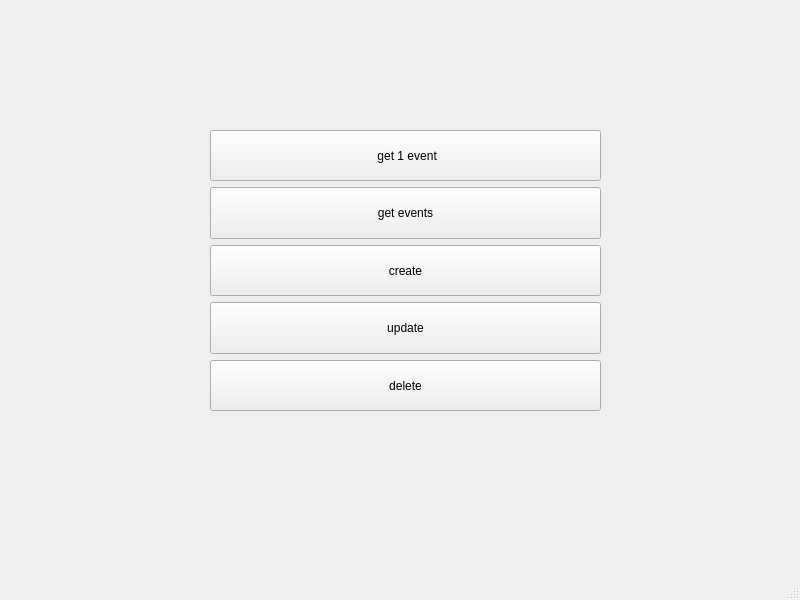
<?xml version="1.0" encoding="UTF-8"?>
<ui version="4.0">
 <class>MainWindow</class>
 <widget class="QMainWindow" name="MainWindow">
  <property name="geometry">
   <rect>
    <x>0</x>
    <y>0</y>
    <width>800</width>
    <height>600</height>
   </rect>
  </property>
  <property name="windowTitle">
   <string>MainWindow</string>
  </property>
  <widget class="QWidget" name="centralwidget">
   <widget class="QWidget" name="verticalLayoutWidget">
    <property name="geometry">
     <rect>
      <x>210</x>
      <y>130</y>
      <width>391</width>
      <height>281</height>
     </rect>
    </property>
    <layout class="QVBoxLayout" name="verticalLayout_2">
     <item>
      <widget class="QPushButton" name="get_1_event">
       <property name="sizePolicy">
        <sizepolicy hsizetype="Minimum" vsizetype="Preferred">
         <horstretch>0</horstretch>
         <verstretch>0</verstretch>
        </sizepolicy>
       </property>
       <property name="text">
        <string> get 1 event</string>
       </property>
      </widget>
     </item>
     <item>
      <widget class="QPushButton" name="get_events">
       <property name="sizePolicy">
        <sizepolicy hsizetype="Minimum" vsizetype="Preferred">
         <horstretch>0</horstretch>
         <verstretch>0</verstretch>
        </sizepolicy>
       </property>
       <property name="text">
        <string>get events</string>
       </property>
      </widget>
     </item>
     <item>
      <widget class="QPushButton" name="create">
       <property name="sizePolicy">
        <sizepolicy hsizetype="Minimum" vsizetype="Preferred">
         <horstretch>0</horstretch>
         <verstretch>0</verstretch>
        </sizepolicy>
       </property>
       <property name="text">
        <string>create</string>
       </property>
      </widget>
     </item>
     <item>
      <widget class="QPushButton" name="update">
       <property name="sizePolicy">
        <sizepolicy hsizetype="Minimum" vsizetype="Preferred">
         <horstretch>0</horstretch>
         <verstretch>0</verstretch>
        </sizepolicy>
       </property>
       <property name="text">
        <string>update</string>
       </property>
      </widget>
     </item>
     <item>
      <widget class="QPushButton" name="delete_button">
       <property name="sizePolicy">
        <sizepolicy hsizetype="Minimum" vsizetype="Preferred">
         <horstretch>0</horstretch>
         <verstretch>0</verstretch>
        </sizepolicy>
       </property>
       <property name="text">
        <string>delete</string>
       </property>
      </widget>
     </item>
    </layout>
   </widget>
  </widget>
  <widget class="QMenuBar" name="menubar">
   <property name="geometry">
    <rect>
     <x>0</x>
     <y>0</y>
     <width>800</width>
     <height>26</height>
    </rect>
   </property>
  </widget>
  <widget class="QStatusBar" name="statusbar"/>
 </widget>
 <resources/>
 <connections/>
</ui>
